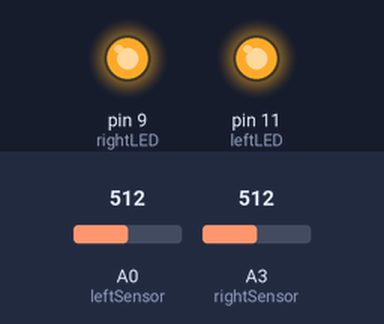
Bench run of a sketch on a simulated Arduino Uno, built with avr-gcc and run on an emulated ATmega328P. On the bench: output pins drawn as LEDs (lit = HIGH). The inputs (shaded band) are chosen by the test bench; at power-on: A0 (leftSensor) = 512, A3 (rightSensor) = 512. What the sketch prints to the serial monitor is not drawn.

Above: at 1.2 s.
1.3 s: A0 (leftSensor) set to 265
4.3 s: A0 (leftSensor) set to 235
At 4.8 s:
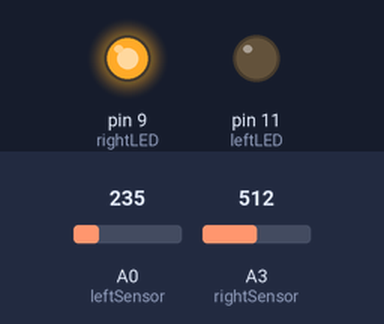
5.8 s: A3 (rightSensor) set to 260
8.8 s: A3 (rightSensor) set to 239
At 9.5 s:
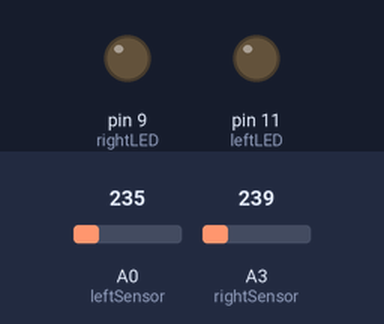
10.3 s: A0 (leftSensor) set to 1023
At 10.6 s:
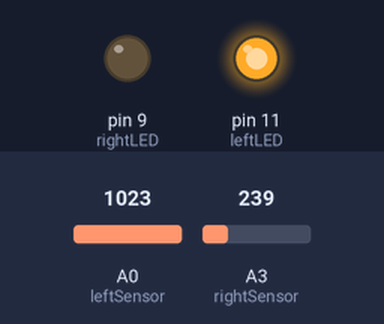
11.8 s: A3 (rightSensor) set to 306
At 12.9 s:
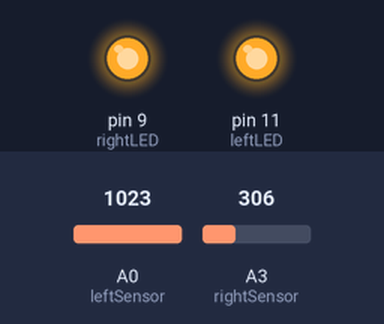
Timing chart, 0 to 14.8 s (numbered marks = the images above; inputs shaded):
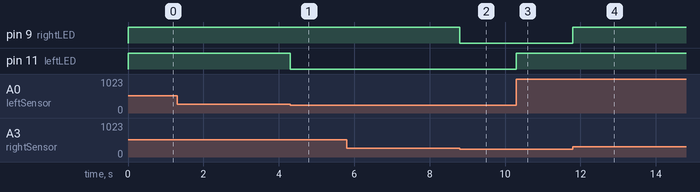

The sketch:

test-muscle-sensors.ino
```cpp
/*  test-muscle-sensors.ino
 *
 *  Colorado State University
 *  Department of Mechanical Engineering
 *
 *  This code will allow you to visualize the signal that the muscle sensor is reading from your body. You can use
 *  this code to help you tweak your threshold (how to tell arduino your muscle has been activated) and just to make
 *  sure that everything works! Plus it is just kind of cool to see your muscles in action!
 *
 *  Author: Samuel Bechara PhD
 *
 *  Last Modified: 20 June 2018
 *  By: Samuel Bechara, PhD
 */

// Now, let's set up the muscle sensors!
// These sensors are already configured to just output an analog voltage that has been rectified, amplified, and integrated so we don't have to
// do any hard math. Nice, right? Since we are hooking up two muscle sensors, let's define them as left and right and hook them up to analog
// pin A0 and A3, respectively.
// See page 6 of this pdf to see what filtering is used on the muscle sensors! https://cdn-shop.adafruit.com/product-files/2699/AT-04-001.pdf
#define leftSensor A0
#define rightSensor A3

// We need to make sure we don't forget the LEDs! This way we can get visual feedback when the sensor detects muscle activation. This will help GREATLY in figuring out a good threshold.
// Let's let the left LED be on pin 9 and the right LED on pin 11. Feel free to change the LED pins to whatever you like!
int leftLED = 11;
int rightLED = 9;

// Speaking of threshold...lets create an integer called threshold. When this threshold is crossed, we will assume that the muscle has been activated!
int threshold = 250; // This value will probably need to be changed to each individual!

// Now that we have defined some values, we can start the setup process for our components! The function below, called "setup" is run once at
// the start of each program and is used to configure all components and variables.

void setup()
{
  Serial.begin(9600);

  // We must define whether the LED pins are inputs or outputs. This is easily done with the built in pinMode function
  pinMode(leftLED, OUTPUT);
  pinMode(rightLED, OUTPUT);

  // Let us have these LEDs off to start the program. This is accomplished with the digitalWrite function. This function takes two paramters: pin and value
  digitalWrite(leftLED, LOW);
  digitalWrite(rightLED, LOW);

  // We do not have to set up the muscle sensor inputs, as they will be automatically set when we read them!

}

// The function below is where the main code resides and it is run continously until the Arduino is turned off! This is now where we will implement all our code!

void loop()
{
  // Overall, the game plan is to read from the muscle sensors, send the values to the car via RF, and then light up LEDs accordingly.

  // We want to first define some variables that we will be needing. We need to store the raw values from the muscle sensors. We also need to convert the raw values into
  // values that we will send the vehicle via the RF transmitter.

  int leftReading;
  int rightReading;
  int leftMotorSpeed;
  int rightMotorSpeed;

  // Now that we have these defined, we can read from the muscle sensors! Arduino has a handy built in funciton called analogRead that will help us.

  leftReading = analogRead(leftSensor);
  rightReading = analogRead(rightSensor);

  // We want to make the control of the vehicle a bit easier so we will use on/off control of the motors!
  // The analog to digital converters that we are using are 10 bit, so the values from the sensors will be between 0 and 1023. When the value is between 0 and 250,
  // we will set the speed to zero. When the value is above threshold, we will set the motor to full speed! The speed we set can be messed around with and the same with the
  // lower set point of 250. This will require the use of if statements! We want to send values that can work with the analogWrite function, which takes values between
  // 0 (no speed) and 255 (full speed).

  if (leftReading >= 0 && leftReading <= threshold)
  {
    digitalWrite(leftLED, LOW);
  }
  else
  {
    digitalWrite(leftLED, HIGH);
  }

  if (rightReading >= 0 && rightReading <= threshold)
  {
    digitalWrite(rightLED,LOW);
  }
  else
  {
    digitalWrite(rightLED,HIGH);
  }

  // The following will print the muscle sensor readings to the serial port so we can test. Go to Tools->SerialMonitor and see for yourself!
  Serial.print(leftReading);
  Serial.print(", ");
  Serial.print(rightReading);
  Serial.print(", ");

  // Once the program gets here, it will loop back to the top of void loop() and start over!!!
  delay(1);
}
```

Measured:
- the behaviour switches between 251 and 250 on A0 (leftSensor) (found by bisection; images 0 and 1)
- the behaviour switches between 251 and 250 on A3 (rightSensor) (found by bisection; images 1 and 2)
- after the input at 1.3 s, every drawn part: stays the same
- after the input at 4.3 s, pin 11 (leftLED): HIGH → LOW at once
- after the input at 5.8 s, every drawn part: stays the same
- after the input at 8.8 s, pin 9 (rightLED): HIGH → LOW at once
- after the input at 10.3 s, pin 11 (leftLED): LOW → HIGH at once
- after the input at 11.8 s, pin 9 (rightLED): LOW → HIGH at once
